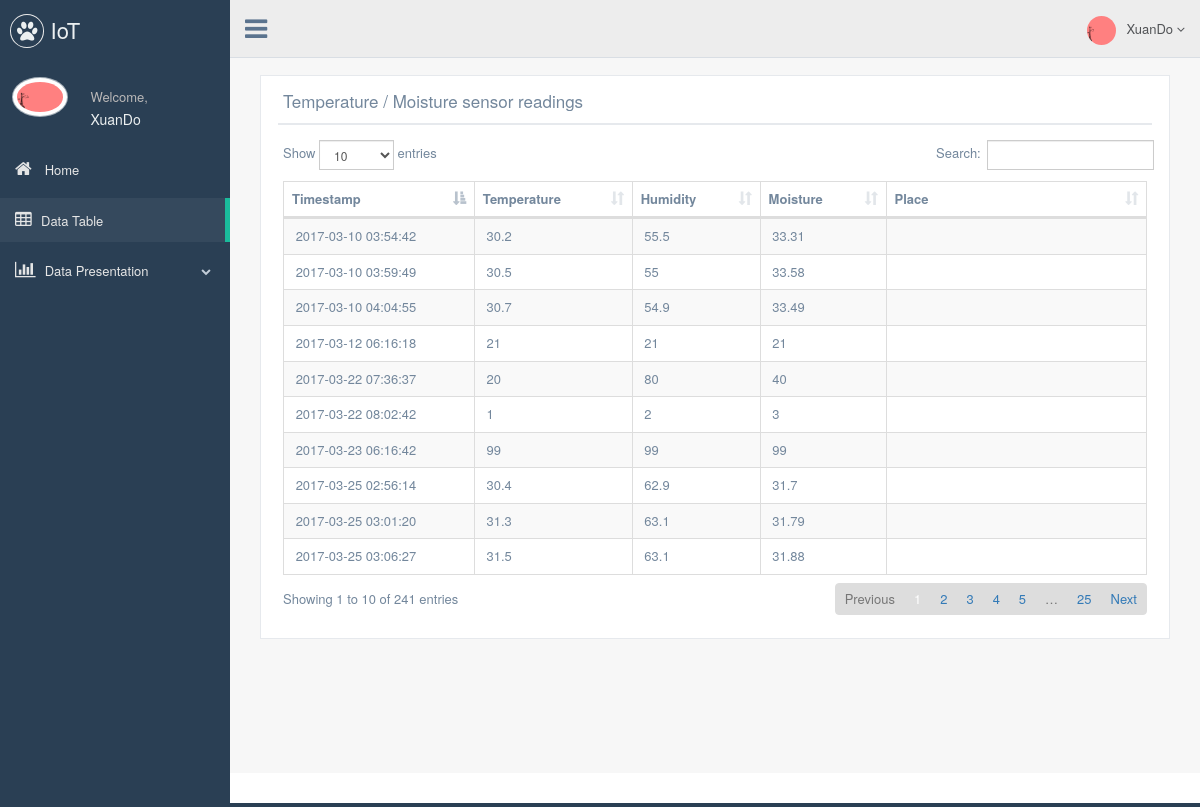
/showData.php (signed in), run on the app's committed database.
### tables this page shows
CREATE TABLE IF NOT EXISTS `users` (
  `id` int(11) NOT NULL AUTO_INCREMENT,
  `username` varchar(255) NOT NULL,
  `email` varchar(255) NOT NULL,
  `password` varchar(255) NOT NULL,
  PRIMARY KEY (`id`)
);

CREATE TABLE IF NOT EXISTS `templog` (
  `id` int(11) NOT NULL AUTO_INCREMENT,
  `timeStamp` timestamp NOT NULL DEFAULT CURRENT_TIMESTAMP,
  `temperature` float NOT NULL,
  `humidity` float NOT NULL,
  `moisture` float NOT NULL,
  `place` varchar(255) NOT NULL,
  PRIMARY KEY (`id`)
);

### session.php (called while the page is built, shortened)
<?php
	$link=Connection();
	$email_check=$_SESSION['email'];
	$pass_check=$_SESSION['password'];
	$sql = "SELECT * FROM users WHERE email = '$email_check' and password = '$pass_check'";
	$result = mysqli_query($link,$sql);
	$row = mysqli_fetch_array($result,MYSQLI_ASSOC);
	$user_session = $row['username'];
?>

### showData.php (the view, shortened to what this page needs)
<?php
	include ("session.php");
  $link=Connection();
  $result=mysqli_query($link,"SELECT * FROM `templog` ORDER BY `timeStamp` DESC");
?>
<!DOCTYPE html>
<html lang="en">
  <head>
    <link href="vendors/bootstrap/dist/css/bootstrap.min.css" rel="stylesheet">
    <link href="vendors/font-awesome/css/font-awesome.min.css" rel="stylesheet">
    <link href="vendors/datatables.net-bs/css/dataTables.bootstrap.min.css" rel="stylesheet">
    <link href="vendors/datatables.net-buttons-bs/css/buttons.bootstrap.min.css" rel="stylesheet">
    <link href="build/css/custom.min.css" rel="stylesheet">
   </head>
  <body class="nav-md">
    <div class="container body">
      <div class="main_container">
      	<div class="col-md-3 left_col menu_fixed">
          <div class="left_col scroll-view">
            <div class="navbar nav_title" style="border: 0;">
              <a href="index.php" class="site_title"><i class="fa fa-paw"></i> <span>IoT</span></a>
            </div>
            <div class="profile clearfix">
              <div class="profile_pic">
                <img src="images/img.jpg" alt="..." class="img-circle profile_img">
              </div>
              <div class="profile_info">
                <span>Welcome,</span>
                <h2><?php echo $user_session ?></h2>
              </div>
            </div>
            <div id="sidebar-menu" class="main_menu_side hidden-print main_menu">
              <div class="menu_section">
                <ul class="nav side-menu">
                  <li><a href="index.php"><i class="fa fa-home"></i> Home </a></li>
                  <li><a href="showData.php"><i class="fa fa-table"></i>Data Table</a></li>
                  <li><a><i class="fa fa-bar-chart-o"></i> Data Presentation <span class="fa fa-chevron-down"></span></a>
                  </li>
                </ul>
              </div>
            </div>
          </div>
        </div>
        <div class="top_nav navbar-fixed-top">
          <div class="nav_menu">
            <nav>
              <div class="nav toggle">
                <a id="menu_toggle"><i class="fa fa-bars"></i></a>
              </div>
              <ul class="nav navbar-nav navbar-right">
                <li class="">
                  <a href="javascript:;" class="user-profile dropdown-toggle" data-toggle="dropdown" aria-expanded="false">
                    <img src="images/img.jpg" alt=""><?php echo $user_session?>
                    <span class=" fa fa-angle-down"></span>
                  </a>
                </li>
              </ul>
            </nav>
          </div>
        </div>
        <div class="right_col" role="main">
          <div class="">
            <div class="page-title">
            </div>
              <div class="col-md-12 col-sm-12 col-xs-12">
                <div class="x_panel">
                  <div class="x_title">
                    <h2>Temperature / Moisture sensor readings</h2>
                    <div class="clearfix"></div>
                  </div>
                  <div class="x_content">
                    <table id="datatable-responsive" class="table table-striped table-bordered dt-responsive nowrap" cellspacing="0" width="100%">
                      <thead>
                        <tr>
                          <th>Timestamp</th>
                          <th>Temperature</th>
                          <th>Humidity</th>
                          <th>Moisture</th>
                          <th>Place</th>
                        </tr>
                      </thead>
                      <tbody>
                      	<?php
  							          if($result!==FALSE){
                            while($row = mysqli_fetch_array($result)) {
                              printf("<tr><td> &nbsp;%s </td><td> &nbsp;%s&nbsp; </td><td> &nbsp;%s&nbsp; </td><td> &nbsp;%s&nbsp; </td><td> &nbsp;%s&nbsp; </td></tr>",
                                $row["timeStamp"], $row["temperature"], $row["humidity"], $row["moisture"], $row["place"]);
                            }
                          }
                        ?>
                      </tbody>
                    </table>
                  </div>
                </div>
              </div>
            </div>
          </div>
        </div>
        <footer>
        </footer>
      </div>
  </body>
</html>

### data on the page
users: username "XuanDo"
templog: timeStamp "2017-03-25 03:06:27", temperature "31.5", humidity "63.1", moisture "31.88"
templog: timeStamp "2017-03-25 03:01:20", temperature "31.3", humidity "63.1", moisture "31.79"
templog: timeStamp "2017-03-25 02:56:14", temperature "30.4", humidity "62.9", moisture "31.7"
templog: timeStamp "2017-03-23 06:16:42", temperature "99", humidity "99", moisture "99"
templog: timeStamp "2017-03-22 08:02:42", temperature "1", humidity "2", moisture "3"
templog: timeStamp "2017-03-22 07:36:37", temperature "20", humidity "80", moisture "40"
templog: timeStamp "2017-03-12 06:16:18", temperature "21", humidity "21", moisture "21"
templog: timeStamp "2017-03-10 04:04:55", temperature "30.7", humidity "54.9", moisture "33.49"
templog: timeStamp "2017-03-10 03:59:49", temperature "30.5", humidity "55", moisture "33.58"
templog: timeStamp "2017-03-10 03:54:42", temperature "30.2", humidity "55.5", moisture "33.31"
